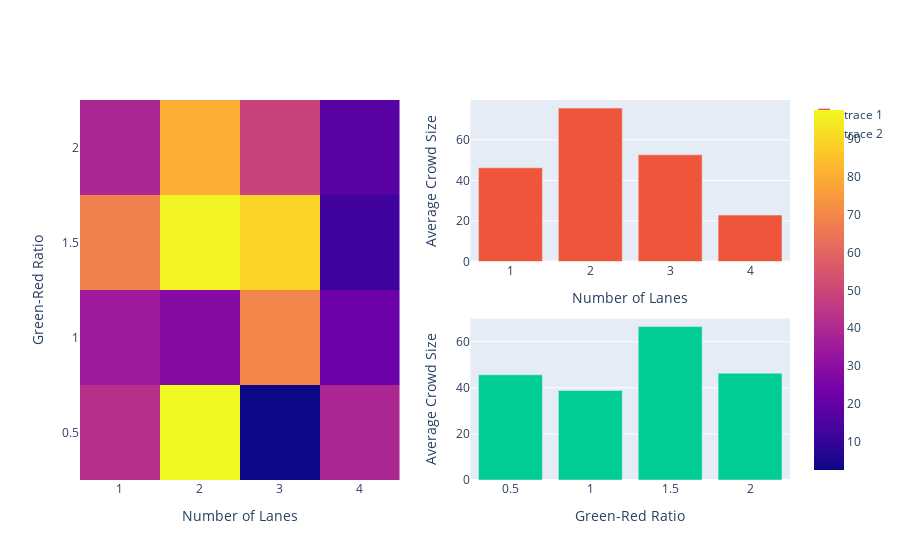

This figure's notebook cell:
### Code cell
create_plot_crowd()

### Figure 1 — Plotly figure (JSON) as saved in the notebook; plotly's stock layout.template omitted (floating-point values rounded to 4 significant figures)
{"data": [{"type": "heatmap", "x": [1, 1, 1, 1, 2, 2, 2, 2, 3, 3, 3, 3, 4, 4, 4, 4], "xaxis": "x", "y": [0.5, 1, 1.5, 2, 0.5, 1, 1.5, 2, 0.5, 1, 1.5, 2, 0.5, 1, 1.5, 2], "yaxis": "y", "z": [42.57, 35.16, 67.97, 39.05, 97.63, 28.31, 96.43, 80.13, 2.543, 69.64, 89.43, 48.68, 39.63, 22.29, 12.23, 17.37]}, {"type": "bar", "x": [1, 2, 3, 4], "xaxis": "x2", "y": [46.19, 75.63, 52.57, 22.88], "yaxis": "y2"}, {"type": "bar", "x": [0.5, 1, 1.5, 2], "xaxis": "x3", "y": [45.59, 38.85, 66.51, 46.31], "yaxis": "y3"}], "layout": {"xaxis": {"anchor": "y", "domain": [0, 0.45], "title": {"text": "Number of Lanes"}}, "xaxis2": {"anchor": "y2", "domain": [0.55, 1], "title": {"text": "Number of Lanes"}}, "xaxis3": {"anchor": "y3", "domain": [0.55, 1], "title": {"text": "Green-Red Ratio"}}, "yaxis": {"anchor": "x", "domain": [0, 1], "title": {"text": "Green-Red Ratio"}}, "yaxis2": {"anchor": "x2", "domain": [0.575, 1], "title": {"text": "Average Crowd Size"}}, "yaxis3": {"anchor": "x3", "domain": [0, 0.425], "title": {"text": "Average Crowd Size"}}}}
